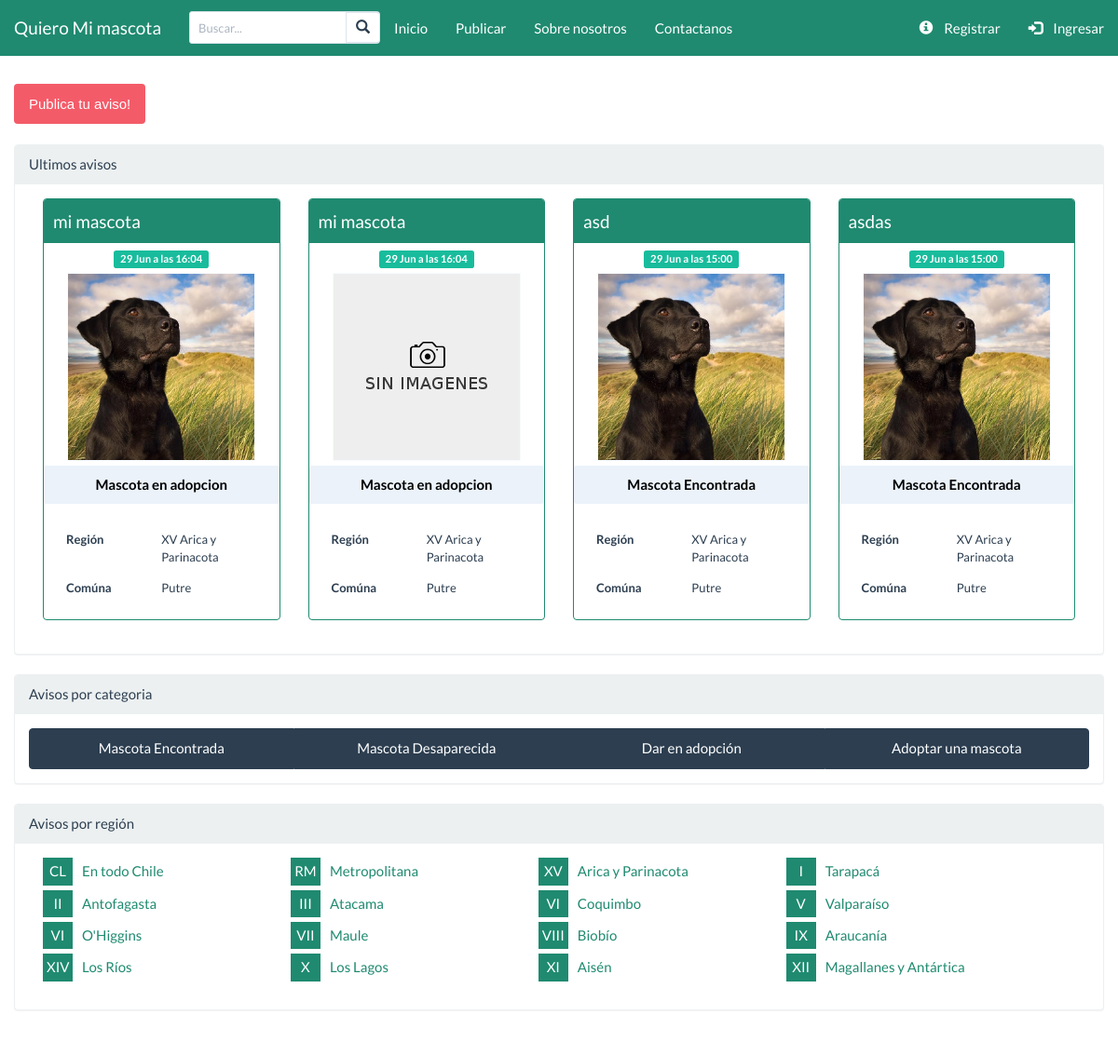
The page / on the database its author committed.
### tables this page shows
CREATE TABLE `aviso` (
  `id` int(11) NOT NULL,
  `usuario_id` int(11) NOT NULL,
  `tipo_mascota` varchar(20) NOT NULL,
  `raza_id` int(11) NOT NULL,
  `genero` tinyint(1) NOT NULL,
  `region_id` int(11) NOT NULL,
  `comuna_id` int(11) NOT NULL,
  `descripcion` text,
  `titulo` varchar(35) DEFAULT NULL,
  `fecha_publicacion` timestamp NOT NULL DEFAULT CURRENT_TIMESTAMP ON UPDATE CURRENT_TIMESTAMP,
  `tipoaviso` varchar(12) NOT NULL
);

CREATE TABLE `imagen` (
  `id` int(11) NOT NULL,
  `url` varchar(255) DEFAULT NULL,
  `aviso_id` int(11) DEFAULT NULL
);

CREATE TABLE `region` (
  `id` int(11) NOT NULL,
  `region` varchar(64) NOT NULL
);

CREATE TABLE `comuna` (
  `id` int(11) NOT NULL,
  `comuna` varchar(64) NOT NULL,
  `region_id` int(11) NOT NULL
);

### application/controllers/Inicio.php (called while the page is built, shortened)
<?php
class Inicio extends CI_Controller {
    public function __construct() {
        $this->load->helper('url');
        $this->load->database();
    }
    public function index() {
        $data['title'] = 'Quiero Mi Mascota';
        $data['controller'] = $this;
        $list = $this->aviso_model->listarPor($region = "chile", $cat = null, $nuevoText = null,$offset = 0, $limit = 4);
        $data['aviso'] = $list;
        $this->load->view('includes/header', $data);
        $this->load->view('index/index');
        $this->load->view('includes/footer');
    }
    public function horas($date1) {
        $now1 = date("Y-m-d H:i:s", time());
        $date = strtotime($date1);
        $horas = date("H:i", $date);
        $now = strtotime($now1);
        $dia = date("d", $date) . " " . date("M", $date) . " a las " . $horas;
        $dif = $now - $date;
        $dias = ($dif / 60 / 60) / 24;
        $ddias = (INT) ($dias);
        $val = "";
        if ($ddias == 0) {
            $val = "Hoy, a las " . $horas;
        } else if ($ddias == 1) {
            $val = "Ayer, a las " . $horas;
        } else if ($ddias > 1) {
            $val = $dia;
        }
        return $val;
    }
}

### index.php (called while the page is built, shortened)
<?php
require_once BASEPATH.'core/CodeIgniter.php';

### application/models/Aviso_model.php (called while the page is built, shortened)
<?php
class Aviso_model extends CI_Model {
    public function listarPor($region, $cat, $texto, $offset = 0, $limit = 15) {
        $where = "";
        if ($region != null) {
            $replace = array('1', '2', '3', '4', '5', '6', '7', '8', '9', '10', '11', '12', '13', '14', '15');
            $search = array('arica_parinacota', 'tarapaca', 'antofagasta', 'atacama', 'coquimbo', 'valparaiso', 'metropolitana', 'ohiggins', 'maule', 'biobio', 'araucania', 'losrios', 'loslagos', 'aisen', 'magallanes');
            $val = str_replace($search, $replace, $region);
            if ($region != "chile") {
                $where = " WHERE a.region_id=" . $val;
            } else {
                $where = "";
            }
        }
        $query = $this->db->query("SELECT a.id,a.usuario_id user,a.tipo_mascota tipo_mascota,a.raza_id raza,a.genero genero,a.region_id region,a.comuna_id comuna,a.descripcion descripcion,a.titulo titulo,a.tipoaviso tipoaviso,a.fecha_publicacion fecha_publicacion,re.region nom_region,com.comuna nom_comuna,img.url img
                    FROM aviso a
                    LEFT JOIN region re ON (a.region_id=re.id)
                    LEFT JOIN comuna com ON (a.comuna_id=com.id)
                    LEFT JOIN imagen img ON (a.id=img.aviso_id)
                    $where  ORDER BY fecha_publicacion DESC "
                . " LIMIT $offset,$limit");
        return $query->result() ? $query->result() : "0";
    }
}

### application/views/index/index.php (the view)
<a href="<?= base_url(); ?>aviso/nuevo" class="btn-publicar btn">Publica tu aviso!</a><br><br>
<div class="panel panel-default">
    <div class="panel-heading">Ultimos avisos</div>
    <div class="panel-body">
    <?php
        foreach ($aviso as $val) {
            list($width, $height) = getimagesize(base_url() . "uploaded/img_avisos/" . $val->img);
            if ($val->img == "") {
                $img = base_url() . "assets/img/sin_img.png";
            } else {
                $img = base_url() . "uploaded/img_avisos/" . $val->img;
            }
            if ($val->nom_region == "RM Metropolitana de Santiago") {
                $reg = "RM Metropolitana";
            } else if ($val->nom_region == "VI Libertador General Bernardo O'Higgins") {
                $reg = "VI O'Higgins";
            } else if ($val->nom_region == "XI Aisén del General Carlos Ibáñez del Campo") {
                $reg = "XI Aisén";
            } else if ($val->nom_region == "XII Magallanes y de la Antártica Chilena") {
                $reg = "XII Magallanes";
            } else {
                $reg = $val->nom_region;
            }
            ?>
            <div class="col-lg-3">
                <div class="thumbnail linkAvisoIndex" style="border: 1px solid #1F8A70;color: #FFFFFF;" onclick="location.href = '<?= base_url(); ?>aviso/ver/<?= $val->id . "/" . $val->tipoaviso; ?>'">
                    <div class="well well-sm" style="background: #1F8A70;margin-bottom: 5px;border-bottom-left-radius: 0px;border-bottom-right-radius: 0px;">
                        <div class="titleAviso"><?= $val->titulo; ?></div>
                    </div>
                    <center style="margin-bottom: 5px;"><span class="label label-success"><?= $controller->horas($val->fecha_publicacion); ?></span></center>
                    <div class="imgContAviso">
                        <?php if ($width > $height) { ?>
                            <img src="<?= $img; ?>" width="200" style="position:relative;top: 50%;left: 50%;transform: translate(-50%, -50%);">
                        <?php } else if ($height > $width) { ?>
                            <img src="<?= $img; ?>" height="200" style="position:relative;top: 50%;left: 50%;transform: translate(-50%, -50%);">
                        <?php } else { ?>
                            <img src="<?= $img; ?>" width="200" height="200" style="position:relative;top: 50%;left: 50%;transform: translate(-50%, -50%);">
                        <?php } ?>
                    </div>
                    <div class="well well-sm" style="background: #EBF2FA;font-weight: bold;margin-top: 5px;color: #000000;">
                        <center>
                            <?php if ($val->tipoaviso == 'encontrada') { ?>
                                Mascota Encontrada
                            <?php } else if ($val->tipoaviso == 'desaparecida') { ?>
                                Mascota Desaparecida
                            <?php } else if ($val->tipoaviso == 'adopcion') { ?>
                                Mascota en adopcion
                            <?php } else { ?>
                                Adoptar mascota
                            <?php } ?>
                        </center>
                    </div>
                    <div class="caption" style="font-size: 13px;">
                        <fieldset>
                            <div class="form-group">
                                <label class="control-label col-lg-6">Región</label>
                                <div class="col-lg-6 input-group ">
                                    <div><?= $reg; ?></div>
                                </div>
                            </div>
                            <div class="form-group">
                                <label class="control-label col-lg-6">Comúna</label>
                                <div class="col-lg-6 input-group ">
                                    <div><?= $val->nom_comuna; ?></div>
                                </div>
                            </div>
                        </fieldset>
                    </div>
                </div>
            </div>
            <?php
        }
        ?>
    </div>
</div>
<div class="panel panel-default">
    <div class="panel-heading">Avisos por categoria</div>
    <div class="panel-body">
        <div id="panel_cat_index" class="btn-group btn-group-justified">
          <a href="<?= base_url()?>aviso/by/chile/encontrada" class="btn btn-primary">Mascota Encontrada</a>
          <a href="<?= base_url()?>aviso/by/chile/desaparecida" class="btn btn-primary">Mascota Desaparecida</a>
          <a href="<?= base_url()?>aviso/by/chile/adopcion" class="btn btn-primary">Dar en adopción</a>
          <a href="<?= base_url()?>aviso/by/chile/adoptar" class="btn btn-primary">Adoptar una mascota</a>
        </div>
    </div>
</div>
<div class="panel panel-default">
    <div class="panel-heading">Avisos por región</div>
    <div class="panel-body">
        <ul class="regionList col-lg-12">
            <li>
                <a href="<?= base_url()?>aviso/by/chile" id="a1" class="link"><span class="icon-region" id="i1">CL</span>En todo Chile</a>
            </li>
            <li>
                <a href="<?= base_url()?>aviso/by/metropolitana" id="a5" class="link"><span class="icon-region" id="i5">RM</span>Metropolitana</a>
            </li>
            <li>
                <a href="<?= base_url()?>aviso/by/arica_parinacota" id="a9" class="link"><span class="icon-region" id="i9">XV</span>Arica y Parinacota</a>
            </li>
            <li>
                <a href="<?= base_url()?>aviso/by/tarapaca" id="a13" class="link"><span class="icon-region" id="i13">I</span>Tarapacá</a>
            </li>
            <li>
                <a href="<?= base_url()?>aviso/by/antofagasta" id="a2" class="link"><span class="icon-region" id="i2">II</span>Antofagasta</a>
            </li>
            <li>
                <a href="<?= base_url()?>aviso/by/atacama" id="a6" class="link"><span class="icon-region" id="i6">III</span>Atacama</a>
            </li>
            <li>
                <a href="<?= base_url()?>aviso/by/coquimbo" id="a10" class="link"><span class="icon-region" id="i10">VI</span>Coquimbo</a>
            </li>
            <li>
                <a href="<?= base_url()?>aviso/by/valparaiso" id="a14" class="link"><span class="icon-region" id="i14">V</span>Valparaíso</a>
            </li>
            <li>
                <a href="<?= base_url()?>aviso/by/ohiggins" id="a3" class="link"><span class="icon-region" id="i3">VI</span>O'Higgins</a>
            </li>
            <li>
                <a href="<?= base_url()?>aviso/by/maule" id="a7" class="link"><span class="icon-region" id="i7">VII</span>Maule</a>
            </li>
            <li>
                <a href="<?= base_url()?>aviso/by/biobio" id="a11" class="link"><span class="icon-region" id="i11">VIII</span>Biobío</a>
            </li>
            <li>
                <a href="<?= base_url()?>aviso/by/araucania" id="a15" class="link"><span class="icon-region" id="i15">IX</span>Araucanía</a>
            </li>
            <li>
                <a href="<?= base_url()?>aviso/by/losrios" id="a4" class="link"><span class="icon-region" id="i4">XIV</span>Los Ríos</a>
            </li>
            <li>
                <a href="<?= base_url()?>aviso/by/loslagos" id="a8" class="link"><span class="icon-region" id="i8">X</span>Los Lagos</a>
            </li>
            <li>
                <a href="<?= base_url()?>aviso/by/aisen" id="a12" class="link"><span class="icon-region" id="i12">XI</span>Aisén</a>
            </li>
            <li>
                <a href="<?= base_url()?>aviso/by/magallanes" id="a16" class="link"><span class="icon-region" id="i16">XII</span>Magallanes y Antártica</a>
            </li>
        </ul>
    </div>
</div>

### application/views/includes/header.php (shortened to what this page needs)
<!DOCTYPE HTML>
<html>
    <head>
    </head>
    <body>

### application/views/includes/footer.php
        </div>
    </body>
</html>

### assets/css/main.style.css (style rules this page uses)
body { height: 100%; padding-top: 90px; }
.animate { -webkit-transition: all 0.3s ease-in-out; -moz-transition: all 0.3s ease-in-out; -o-transition: all 0.3s ease-in-out; -ms-transition: all 0.3s ease-in-out; transition: all 0.3s ease-in-out; }
.navbar { height: calc(100%); max-height: 300px; -webkit-transform: translate(0px, calc(-100% + 69px)); transform: translate(0px, calc(-100% + 69px)); }
.navbar-nav.mobile-bar { list-style: none; -ms-box-orient: horizontal; display: -webkit-box; display: -moz-box; display: -ms-flexbox; display: -moz-flex; display: -webkit-flex; display: flex; -webkit-justify-content: space-around; justify-content: space-around; -webkit-flex-flow: row wrap; flex-flow: row wrap; -webkit-align-items: stretch; align-items: stretch; margin: 0px 0px; }
.navbar-nav.mobile-bar > li { -webkit-flex-grow: 1; flex-grow: 1; text-align: center; }
@media (min-width: 768px) { .navbar { height: auto; -webkit-transform: translate(0px, 0px); transform: translate(0px, 0px); } }
@media (min-width: 768px) { .navbar-nav.mobile-bar { display: block; max-height: 64px; margin: 0px -15px; } }
body { font-family: Arial,Helvetica,sans-serif; padding-bottom: 50px; }
.btn-buscar { background-color: white; padding: 5px 10px!important; border-width:2px 1px !important; border-style:solid !important; border-color: #DCE4EC !important; }
.link { text-decoration: none; color: #1F8A70; }
.btn-publicar { background: #F45B69; padding: 10px 20px 10px 20px; display: inline; color: #FFFFFF; border-radius: 3px; font-size: 20px; font-weight: bold; font-family: Helvetica, Arial, sans-serif; text-decoration: none; }
.icon-region { width: 32px; background: #1F8A70; padding: 4px; color: #FFFFFF; display: inline-block; text-align: center; margin-right: 10px; }
.regionList { list-style-type: none; display: inline-block; }
.regionList li { float: left; text-align: left; width: 24%; margin-bottom: 5px; }
.imgContAviso { width: 202px; height: 202px; background: #F7FBFF; margin: 0 auto; }
.linkAvisoIndex { text-decoration: none; display: block; }
.linkAvisoIndex label { cursor: pointer; }
.linkAvisoIndex .titleAviso { font-size: 19px; font-weight: 400; font-family: "Lato", "Helvetica Neue", Helvetica, Arial, sans-serif; }

### rows shown on the page
aviso: titulo "mi mascota", fecha_publicacion "29 Jun a las 16:04", imagen.url (picture), tipoaviso "Mascota en adopcion", region.region "XV Arica y Parinacota", comuna.comuna "Putre"
aviso: titulo "mi mascota", fecha_publicacion "29 Jun a las 16:04", shows a picture, tipoaviso "Mascota en adopcion", region.region "XV Arica y Parinacota", comuna.comuna "Putre"
aviso: titulo "asd", fecha_publicacion "29 Jun a las 15:00", imagen.url (picture), tipoaviso "Mascota Encontrada", region.region "XV Arica y Parinacota", comuna.comuna "Putre"
aviso: titulo "asdas", fecha_publicacion "29 Jun a las 15:00", imagen.url (picture), tipoaviso "Mascota Encontrada", region.region "XV Arica y Parinacota", comuna.comuna "Putre"
